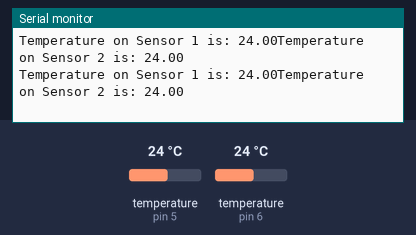
Recording of a sketch running on a simulated Arduino Mega 2560, built with avr-gcc and run on an emulated ATmega2560. Shown: the last lines printed to the serial monitor. The test bench sets the inputs (shaded band); at power-on: temperature (sensors on pin 5, pin 6) 24 °C.

Above: at 4.8 s.
4.9 s: temperature (sensor on pin 5) set to 12 °C
At 7.8 s:
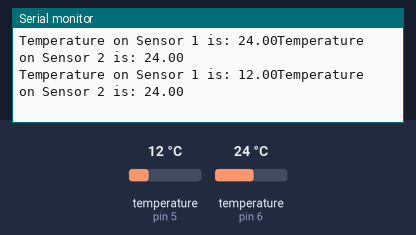
8.5 s: temperature (sensor on pin 6) set to 12 °C
At 9.7 s:
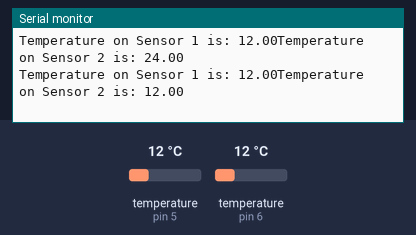
12.1 s: temperature (sensor on pin 5) set to 19 °C
At 14.6 s:
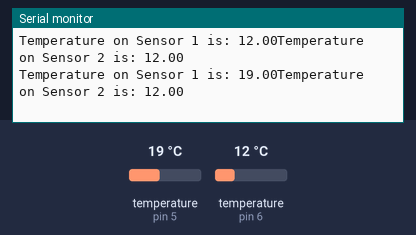
15.7 s: temperature (sensor on pin 6) set to 19 °C
At 17.7 s:
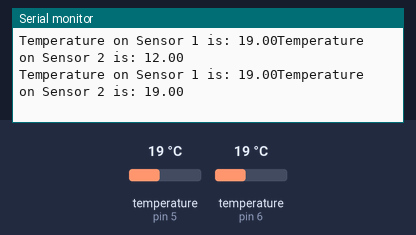
Timing chart, 0 to 19.2 s (numbered marks = the images above; inputs shaded):
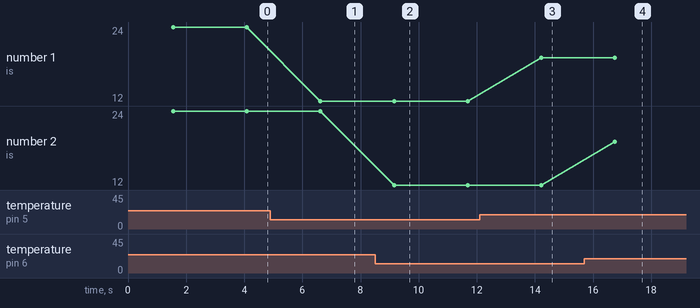

Measured:
- after the input at 4.9 s, the serial monitor: prints a new line after 1.7 s (image 1)
- after the input at 8.5 s, the serial monitor: prints a new line after 0.65 s (image 2)
- after the input at 12.1 s, the serial monitor: prints a new line after 2.1 s (image 3)
- after the input at 15.7 s, the serial monitor: prints a new line after 1.0 s (image 4)
- plotted number 1: 24 → 12 after the input at 4.9 s, 12 → 19 after the input at 12.1 s

The sketch:

temp.ino
```cpp
#include <OneWire.h>
#include <DallasTemperature.h>

float t1,t2 = 0;
int temp_sensor1 = 5; //- pinovi na koi sa povrzani
int temp_sensor2 = 6;
OneWire oneWirePin1(temp_sensor1);
OneWire oneWirePin2(temp_sensor2);
DallasTemperature sensor1(&oneWirePin1);
DallasTemperature sensor2(&oneWirePin2);

void get_temp(){
sensor1.requestTemperatures();  // Send the command to get temperatures
sensor2.requestTemperatures();
t1 = sensor1.getTempCByIndex(0); // Why "byIndex"? You can have more than one IC on the same bus. 0 refers to the first IC on the wire
t2 = sensor2.getTempCByIndex(0);
}

void setup(void){
    Serial.begin(9600); //Begin serial communication
    sensor1.begin(); //start sensor 1
    sensor2.begin();}

void loop(void){
    get_temp();
    Serial.print("Temperature on Sensor 1 is: ");
    Serial.print(t1,2);
    Serial.print("Temperature on Sensor 2 is: ");
    Serial.println(t2,2);
    delay(1000); //Update value every 1 sec
}
```
